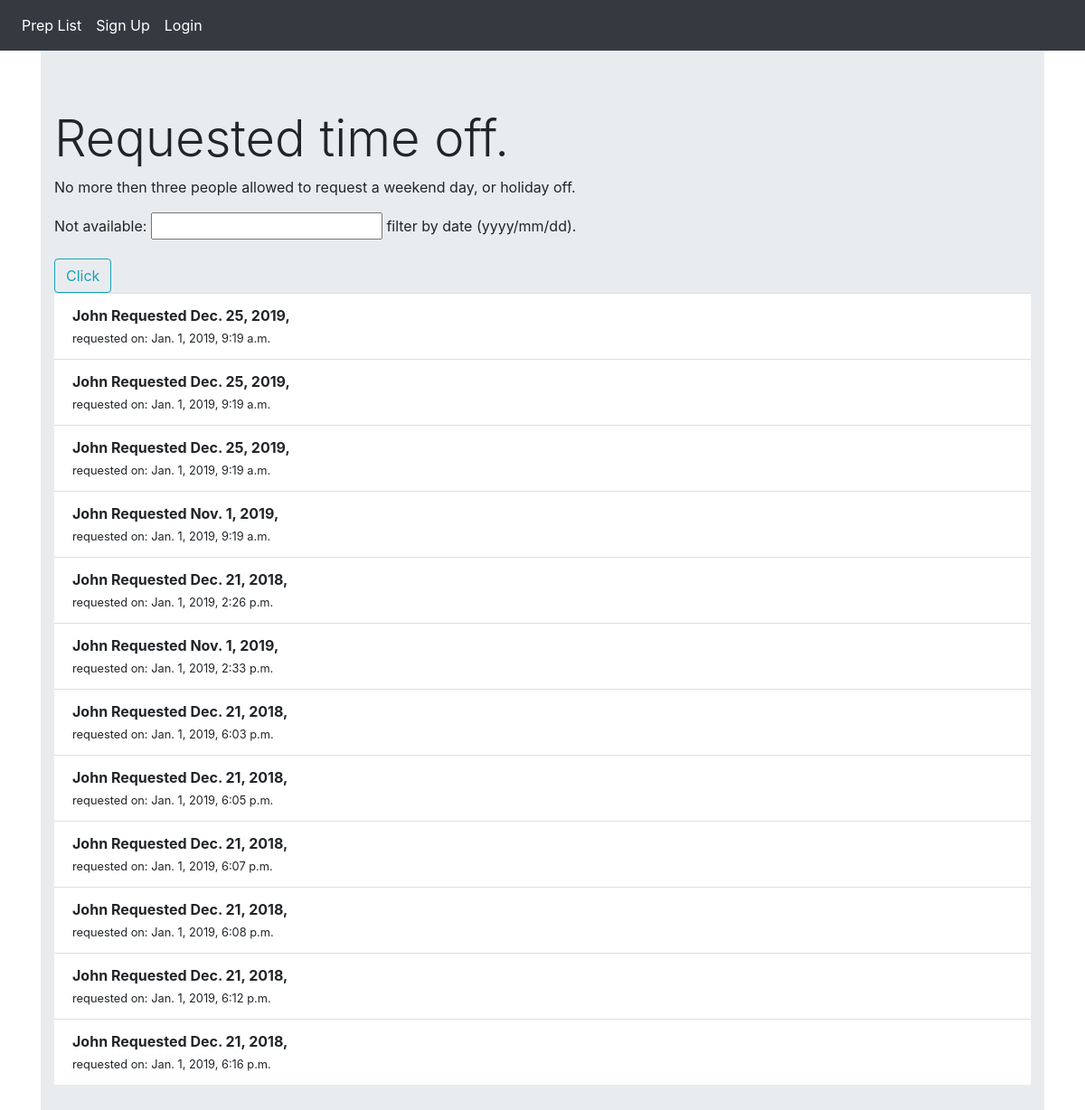
The page /accounts/available_filter/ on the database its author committed.
### accounts/models.py (models this page shows, shortened)
class Avaliablity(models.Model):
    person = models.ForeignKey(User, on_delete=models.CASCADE,default=None, help_text="Make sure you select your name.")
    not_available = models.DateField(help_text="Date format must be typed like so: 2018-12-25",default=None) #validators=[validate_even]
    time_stamp = models.DateTimeField(auto_now_add=True,null=False)

### accounts/views.py (the view)
# urls.py: path('accounts/available_filter/', views.available,name="available_filter"),
def available(request):
    f = AvaliablityFilter(request.GET, queryset=Avaliablity.objects.all())
    return render (request,'accounts/avafilter.html',{'filter':f})

### templates/accounts/avafilter.html (shortened to what this page needs)
{% extends 'items/base.html' %}
{% block content %}
<div class="jumbotron jumbotron-fluid">
  <div class="container">
    <h1 class="display-4">Requested time off.</h1>
    <p>No more then three people allowed to request a weekend day, or holiday off.</p>
    <form action="" method="get">
        {{ filter.form.as_p }}
        <input class='btn btn-outline-info' type="submit" value='Click' />
    </form>
    <ul class="list-group list-group-flush">
      {% for obj in filter.qs %}
          <li class="list-group-item"><strong>{{ obj.person|capfirst }} Requested {{obj.not_available}},</strong> <br><small>requested on: {{obj.time_stamp}}</small></li>
      {% endfor %}
    </ul>
  </div>
</div>
{% endblock %}

### rows shown on the page
Avaliablity: person "John", not_available "Dec. 25, 2019", time_stamp "Jan. 1, 2019, 9:19 a.m."
Avaliablity: person "John", not_available "Dec. 25, 2019", time_stamp "Jan. 1, 2019, 9:19 a.m."
Avaliablity: person "John", not_available "Dec. 25, 2019", time_stamp "Jan. 1, 2019, 9:19 a.m."
Avaliablity: person "John", not_available "Nov. 1, 2019", time_stamp "Jan. 1, 2019, 9:19 a.m."
Avaliablity: person "John", not_available "Dec. 21, 2018", time_stamp "Jan. 1, 2019, 2:26 p.m."
Avaliablity: person "John", not_available "Nov. 1, 2019", time_stamp "Jan. 1, 2019, 2:33 p.m."
Avaliablity: person "John", not_available "Dec. 21, 2018", time_stamp "Jan. 1, 2019, 6:03 p.m."
Avaliablity: person "John", not_available "Dec. 21, 2018", time_stamp "Jan. 1, 2019, 6:05 p.m."
Avaliablity: person "John", not_available "Dec. 21, 2018", time_stamp "Jan. 1, 2019, 6:07 p.m."
Avaliablity: person "John", not_available "Dec. 21, 2018", time_stamp "Jan. 1, 2019, 6:08 p.m."
Avaliablity: person "John", not_available "Dec. 21, 2018", time_stamp "Jan. 1, 2019, 6:12 p.m."
Avaliablity: person "John", not_available "Dec. 21, 2018", time_stamp "Jan. 1, 2019, 6:16 p.m."
